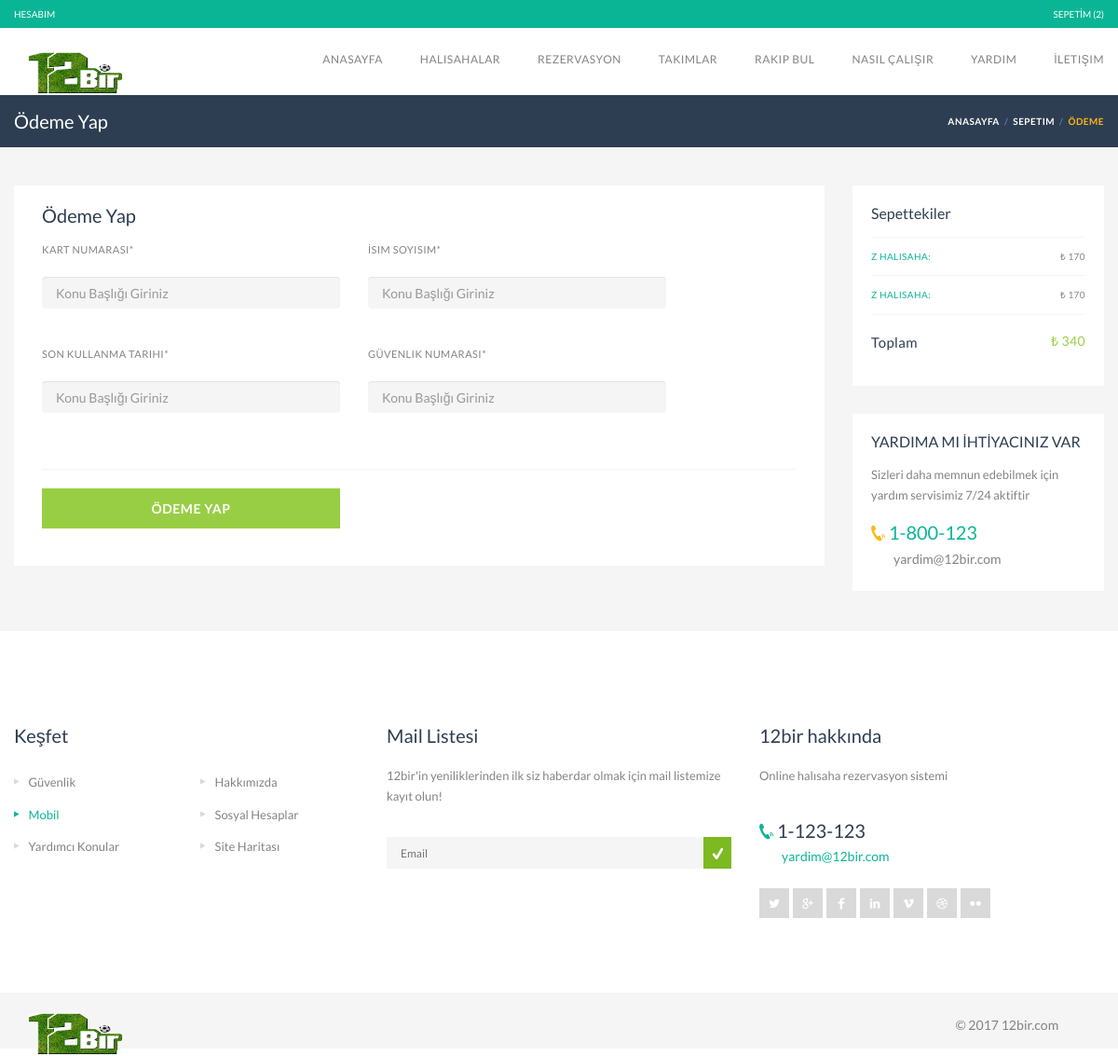
/sepetim/odeme (signed in), run on the app's committed database.
### field/models.py (models this page shows, shortened)
class Sepet(models.Model):
    user = models.ForeignKey(settings.AUTH_USER_MODEL, default=1)
    field = models.ForeignKey('Field',on_delete=models.CASCADE,related_name="field")
    selected = models.CharField(max_length=40)
    created = models.DateTimeField(auto_now_add=True)

### account/views.py (the view)
# urls.py: url(r'^sepetim/odeme$',PayView.as_view(),name="pay"),
class PayView(CreateView,ListView,FormView):
    template_name = "odeme.html"
    model= Sepet
    form_class = OrderForm
    context_object_name = "sepet_list"
    success_url = reverse_lazy('sepetim')
    def get_queryset(self):
        return Sepet.objects.filter(user=self.request.user)
    def get_context_data(self, *args, **kwargs):
        context = super(PayView, self).get_context_data(*args, **kwargs)
        totalPrice = 0;
        sepet_list = self.get_queryset()
        for sepet in sepet_list:
            totalPrice += sepet.field.price
        context['totalPrice'] = totalPrice
        return context

### account/views.py (called while the page is built)
def sepetHeader(request):
    user = request.user;
    if user.is_authenticated:
        list = Sepet.objects.filter(user=user)
        return { "sepetNumber":list.count}
    return {}

### account/templates/odeme.html
{% extends "base.html" %}
{% load crispy_forms_tags %}
{% block content %}
  <div class="page-title-container">
            <div class="container">
                <div class="page-title pull-left">
                    <h2 class="entry-title">Ödeme Yap</h2>
                </div>
                <ul class="breadcrumbs pull-right">
                    <li><a href="#">Anasayfa</a></li>
                    <li><a href="#">Sepetim</a></li>
                    <li class="active">Ödeme</li>
                </ul>
            </div>
        </div>
    <section id="content" class="gray-area">
            <div class="container">
                      <div class="col-lg-9 listing-style3 flight">
                        </div>
                <div class="row">
                    <div id="main" class="col-sms-6 col-sm-8 col-md-9 listing-style3 flight">
                        <div class="booking-section travelo-box">
                            <form class="booking-form" method="POST">
                                <div class="person-information">
                                    <h2>Ödeme Yap</h2>
                                {% crispy form %}
                                 <hr />
                                    <div class="form-group row">
                                    <div class="col-sm-6 col-md-5">
                                        <button type="submit" class="full-width btn-large">ÖDEME YAP</button>
                                    </div>
                                </div>
                                </div>
                            </form>
                        </div>
                    </div>
                    <div class="sidebar col-sms-6 col-sm-4 col-md-3">
                        <div class="booking-details travelo-box">
                            <h4>Sepettekiler</h4>
                            <dl class="other-details">
                                 {% for object in sepet_list %}
                                <dt class="feature">{{ object.field.name }}:</dt><dd class="value">₺ {{ object.field.price }}</dd>
                                {% endfor %}
                                <dt class="total-price">Toplam </dt><dd class="total-price-value">₺ {{ totalPrice }}</dd>
                            </dl>
                        </div>
                       <div class="travelo-box contact-box">
                            <h4>YARDIMA MI İHTİYACINIZ VAR</h4>
                            <p>Sizleri daha memnun edebilmek için yardım servisimiz 7/24 aktiftir</p>
                            <address class="contact-details">
                                <span class="contact-phone"><i class="soap-icon-phone"></i> 1-800-123</span>
                                <br>
                                <a class="contact-email" href="#">yardim@12bir.com</a>
                            </address>
                        </div>
                    </div>
                </div>
            </div>
        </section>
{% endblock %}

### static-storage/css/responsive.css (style rules this page uses)
.col-sms-1, .col-sms-2, .col-sms-3, .col-sms-4, .col-sms-5, .col-sms-6, .col-sms-7, .col-sms-8, .col-sms-9, .col-sms-10, .col-sms-11, .col-sms-12 { position: relative; min-height: 1px; padding-left: 15px; padding-right: 15px; }
@media (min-width: 1200px) { .container { padding-left: 0; padding-right: 0; } }

### data on the page
Sepet: field.name "Z HALISAHA", field.price "170"
Sepet: field.name "Z HALISAHA", field.price "170"

### other printed values
{{ sepetNumber }} "2"
{{ totalPrice }} "340"
